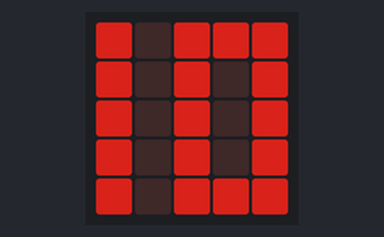
The program below on a simulated BBC micro:bit running MicroPython. On the bench: the board's 5×5 LED display. Dim RGB values are drawn brighter than linear.

Above: at 0.1 s.
At 4.1 s:
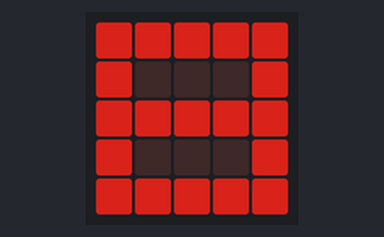
At 8.1 s:
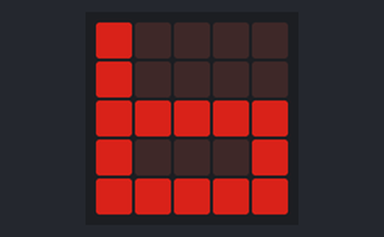
At 18.1 s:
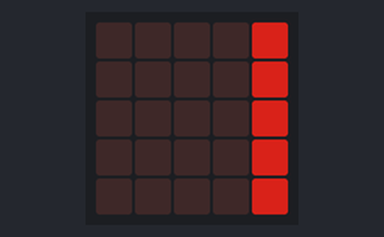
At 28.1 s:
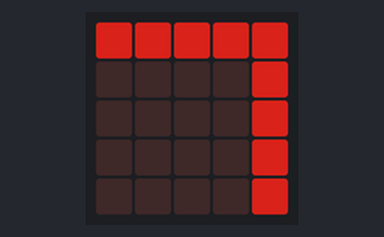
At 38.1 s:
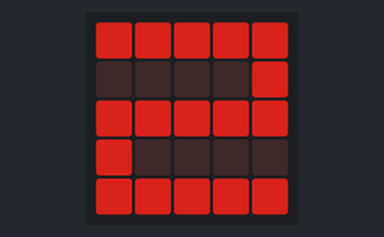

Measured:
- what the display in image 1 shows lasts 2.0 s, from 4.0 s to 6.0 s

The program:

countdown.py
```python
#
# countdown.py
#
#

from microbit import *
import random

def disp_num(number) :
        if number == 1:
            display.show(Image(
                "00005:"
                "00005:"
                "00005:"
                "00005:"
                "00005"))
        elif number == 2:
            display.show(Image(
                "55555:"
                "00005:"
                "55555:"
                "50000:"
                "55555"))
        elif number == 3:
            display.show(Image(
                "55555:"
                "00005:"
                "00555:"
                "00005:"
                "55555"))
        elif number == 4:
            display.show(Image(
                "50005:"
                "50005:"
                "55555:"
                "00005:"
                "00005"))
        elif number == 5:
            display.show(Image(
                "55555:"
                "50000:"
                "55555:"
                "00005:"
                "55555"))
        elif number == 6:
            display.show(Image(
                "50000:"
                "50000:"
                "55555:"
                "50005:"
                "55555"))
        elif number == 7:
            display.show(Image(
                "55555:"
                "00005:"
                "00005:"
                "00005:"
                "00005"))
        elif number == 8:
            display.show(Image(
                "55555:"
                "50005:"
                "55555:"
                "50005:"
                "55555"))
        elif number == 9:
            display.show(Image(
                "55555:"
                "50005:"
                "55555:"
                "00005:"
                "55555"))
        elif number == 0:
            display.show(Image(
                "55555:"
                "50005:"
                "50005:"
                "0005:"
                "55555"))
        elif number == 10:
            display.show(Image(
                "50555:"
                "50505:"
                "50505:"
                "50505:"
                "50555"))

display.clear()
while True :
  for n in range(10,-1, -1):
    disp_num(n)
    sleep(2000)
  display.clear
```
